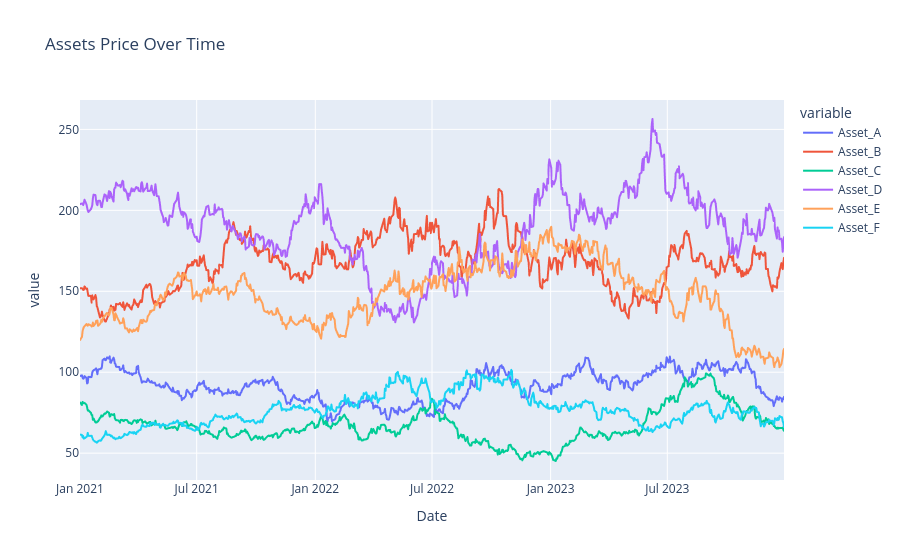

The notebook cell this image was saved under:
### Code cell
import plotly.express as px

# Reset index so Date becomes a column
plot_data = cleaned_data.reset_index()

fig = px.line(plot_data, x='Date', y=plot_data.columns[1:],
              title="Assets Price Over Time")

fig.show()

### Figure 1 — Plotly figure (JSON) as saved in the notebook; plotly's stock layout.template omitted (floating-point values rounded to 4 significant figures; data arrays with more than 128 entries replaced by an {"elided": "..."} marker saying what was removed)
{"data": [{"hovertemplate": "variable=Asset_A<br>Date=%{x}<br>value=%{y}<extra></extra>", "legendgroup": "Asset_A", "line": {"color": "#636efa", "dash": "solid"}, "marker": {"symbol": "circle"}, "mode": "lines", "name": "Asset_A", "showlegend": true, "type": "scattergl", "x": {"elided": "741 str values"}, "xaxis": "x", "y": {"elided": "741 float values"}, "yaxis": "y"}, {"hovertemplate": "variable=Asset_B<br>Date=%{x}<br>value=%{y}<extra></extra>", "legendgroup": "Asset_B", "line": {"color": "#EF553B", "dash": "solid"}, "marker": {"symbol": "circle"}, "mode": "lines", "name": "Asset_B", "showlegend": true, "type": "scattergl", "x": {"elided": "741 str values"}, "xaxis": "x", "y": {"elided": "741 float values"}, "yaxis": "y"}, {"hovertemplate": "variable=Asset_C<br>Date=%{x}<br>value=%{y}<extra></extra>", "legendgroup": "Asset_C", "line": {"color": "#00cc96", "dash": "solid"}, "marker": {"symbol": "circle"}, "mode": "lines", "name": "Asset_C", "showlegend": true, "type": "scattergl", "x": {"elided": "741 str values"}, "xaxis": "x", "y": {"elided": "741 float values"}, "yaxis": "y"}, {"hovertemplate": "variable=Asset_D<br>Date=%{x}<br>value=%{y}<extra></extra>", "legendgroup": "Asset_D", "line": {"color": "#ab63fa", "dash": "solid"}, "marker": {"symbol": "circle"}, "mode": "lines", "name": "Asset_D", "showlegend": true, "type": "scattergl", "x": {"elided": "741 str values"}, "xaxis": "x", "y": {"elided": "741 float values"}, "yaxis": "y"}, {"hovertemplate": "variable=Asset_E<br>Date=%{x}<br>value=%{y}<extra></extra>", "legendgroup": "Asset_E", "line": {"color": "#FFA15A", "dash": "solid"}, "marker": {"symbol": "circle"}, "mode": "lines", "name": "Asset_E", "showlegend": true, "type": "scattergl", "x": {"elided": "741 str values"}, "xaxis": "x", "y": {"elided": "741 float values"}, "yaxis": "y"}, {"hovertemplate": "variable=Asset_F<br>Date=%{x}<br>value=%{y}<extra></extra>", "legendgroup": "Asset_F", "line": {"color": "#19d3f3", "dash": "solid"}, "marker": {"symbol": "circle"}, "mode": "lines", "name": "Asset_F", "showlegend": true, "type": "scattergl", "x": {"elided": "741 str values"}, "xaxis": "x", "y": {"elided": "741 float values"}, "yaxis": "y"}], "layout": {"legend": {"title": {"text": "variable"}, "tracegroupgap": 0}, "title": {"text": "Assets Price Over Time"}, "xaxis": {"anchor": "y", "domain": [0, 1], "title": {"text": "Date"}}, "yaxis": {"anchor": "x", "domain": [0, 1], "title": {"text": "value"}}}}
